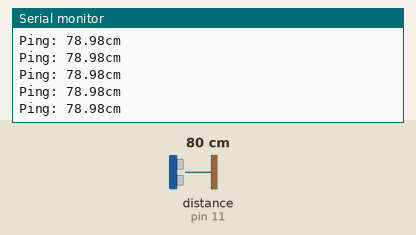
A sketch run on a simulated Arduino Uno, built with avr-gcc and run on an emulated ATmega328P. Parts: the last lines printed to the serial monitor. Wiring (inferred from the names in the program): ultrasonic range finder: trigger pin 12; echo pin 11. Inputs (shaded band) come from the test bench; at power-on: distance to the obstacle (sensor on pin 11) 80 cm. The echo pulse lasts 58.3 µs per cm.

Above: at 1.2 s.
1.3 s: distance to the obstacle (sensor on pin 11) set to 60 cm
At 1.37 s:
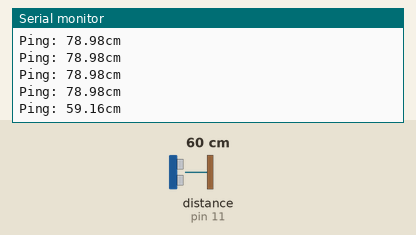
4.3 s: distance to the obstacle (sensor on pin 11) set to 2 cm
At 4.3 s:
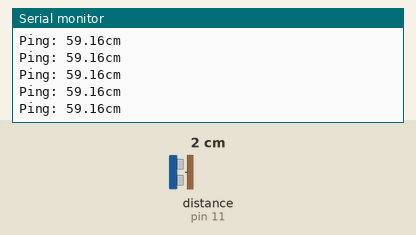
Timing chart, 0 to 7.3 s (numbered marks = the images above; inputs shaded):
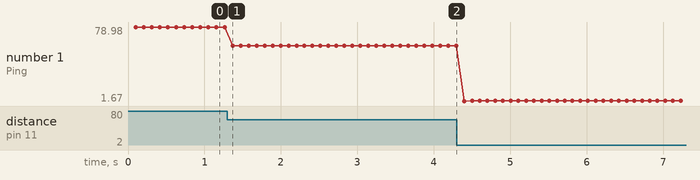

The sketch:

Ultrasonic_Ranger.ino
```cpp
#define trigPin 12          //defines trigPin
#define echoPin 11          //defines echoPin
#define MAX_DISTANCE 200    //sensors maximum range set to 200cm

float timeOut = MAX_DISTANCE * 60;    //defines the timeOut as the maximum range multipiled by 60
int soundVelocity = 340;              //defines the speed of sound in air as 340m/s

void setup() {
  pinMode(trigPin, OUTPUT);   //sets trigPin to output
  pinMode(echoPin, INPUT);    //sets echoPin to input
  Serial.begin(9600);         //opens serial monitor at baud rate 9600

}

void loop() {
  delay (100);                //waits 100ms
  Serial.print("Ping: ");     //prints "ping: "
  Serial.print(getSonar());   //prints the float getSonar
  Serial.println("cm");       //prints "cm" and ends the line
}

float getSonar() {                                            //creates a float called getSonar
  unsigned long pingTime;                                     //stores pingTime
  float distance;                                             //creates a float called distance
  digitalWrite(trigPin, HIGH);                                //sets trigPin to high
  delayMicroseconds (10);                                     //waits 10 microseconds
  digitalWrite(trigPin, LOW);                                 //sets trigPin to low
  pingTime = pulseIn(echoPin, HIGH, timeOut);                 //waits for ultrasonic wave return and measure time taken
  distance = (float)pingTime * soundVelocity / 2 /  10000;    //uses the time taken for the wave to return to calculate the distance
  return distance;                                            //returns the distance value
}
```

Measured:
- after the input at 1.3 s, the serial monitor: prints a new line after 0.07 s (image 1)
- plotted number 1: 78.98 → 59.16 after the input at 1.3 s, 59.16 → 1.68 after the input at 4.3 s
